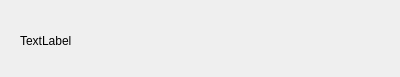
<?xml version="1.0" encoding="UTF-8"?>
<ui version="4.0">
 <class>TimerDialog</class>
 <widget class="QDialog" name="TimerDialog">
  <property name="geometry">
   <rect>
    <x>0</x>
    <y>0</y>
    <width>400</width>
    <height>77</height>
   </rect>
  </property>
  <property name="windowTitle">
   <string>Dialog</string>
  </property>
  <widget class="QLabel" name="label">
   <property name="geometry">
    <rect>
     <x>20</x>
     <y>10</y>
     <width>391</width>
     <height>61</height>
    </rect>
   </property>
   <property name="text">
    <string>TextLabel</string>
   </property>
  </widget>
 </widget>
 <resources/>
 <connections/>
</ui>
